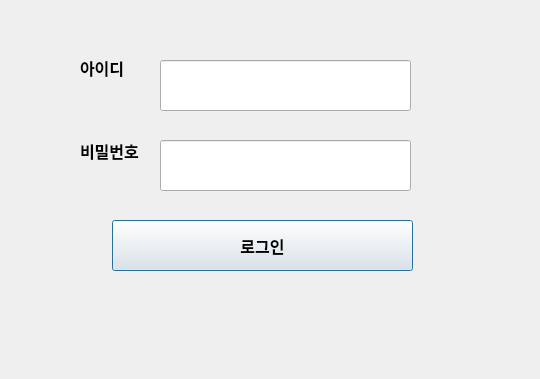
<?xml version="1.0" encoding="UTF-8"?>
<ui version="4.0">
 <class>Dialog</class>
 <widget class="QDialog" name="Dialog">
  <property name="geometry">
   <rect>
    <x>0</x>
    <y>0</y>
    <width>540</width>
    <height>379</height>
   </rect>
  </property>
  <property name="windowTitle">
   <string>Dialog</string>
  </property>
  <widget class="QPushButton" name="pushButton">
   <property name="geometry">
    <rect>
     <x>112</x>
     <y>220</y>
     <width>301</width>
     <height>51</height>
    </rect>
   </property>
   <property name="font">
    <font>
     <pointsize>12</pointsize>
     <bold>true</bold>
    </font>
   </property>
   <property name="text">
    <string>로그인</string>
   </property>
  </widget>
  <widget class="QLabel" name="label">
   <property name="geometry">
    <rect>
     <x>80</x>
     <y>37</y>
     <width>131</width>
     <height>61</height>
    </rect>
   </property>
   <property name="font">
    <font>
     <pointsize>12</pointsize>
     <bold>true</bold>
    </font>
   </property>
   <property name="text">
    <string>아이디</string>
   </property>
  </widget>
  <widget class="QLabel" name="label_2">
   <property name="geometry">
    <rect>
     <x>80</x>
     <y>120</y>
     <width>131</width>
     <height>61</height>
    </rect>
   </property>
   <property name="font">
    <font>
     <pointsize>12</pointsize>
     <bold>true</bold>
    </font>
   </property>
   <property name="text">
    <string>비밀번호</string>
   </property>
  </widget>
  <widget class="QLineEdit" name="lineEdit">
   <property name="geometry">
    <rect>
     <x>160</x>
     <y>60</y>
     <width>251</width>
     <height>51</height>
    </rect>
   </property>
  </widget>
  <widget class="QLineEdit" name="lineEdit_2">
   <property name="geometry">
    <rect>
     <x>160</x>
     <y>140</y>
     <width>251</width>
     <height>51</height>
    </rect>
   </property>
  </widget>
 </widget>
 <resources/>
 <connections/>
</ui>
